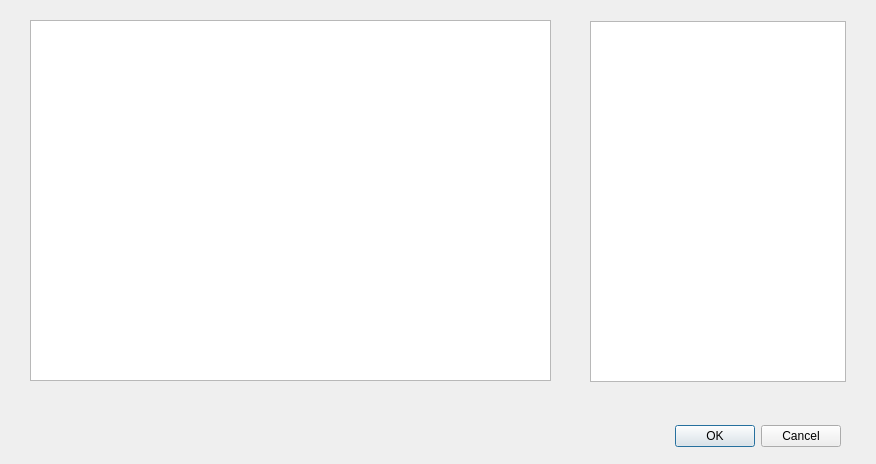
<?xml version="1.0" encoding="UTF-8"?>
<ui version="4.0">
 <class>FileBrowser</class>
 <widget class="QDialog" name="FileBrowser">
  <property name="geometry">
   <rect>
    <x>0</x>
    <y>0</y>
    <width>876</width>
    <height>464</height>
   </rect>
  </property>
  <property name="windowTitle">
   <string>Dialog</string>
  </property>
  <widget class="QDialogButtonBox" name="buttonBox">
   <property name="geometry">
    <rect>
     <x>500</x>
     <y>420</y>
     <width>341</width>
     <height>32</height>
    </rect>
   </property>
   <property name="orientation">
    <enum>Qt::Horizontal</enum>
   </property>
   <property name="standardButtons">
    <set>QDialogButtonBox::Cancel|QDialogButtonBox::Ok</set>
   </property>
  </widget>
  <widget class="QTreeView" name="treeView">
   <property name="geometry">
    <rect>
     <x>30</x>
     <y>20</y>
     <width>521</width>
     <height>361</height>
    </rect>
   </property>
  </widget>
  <widget class="QListView" name="listView">
   <property name="geometry">
    <rect>
     <x>590</x>
     <y>21</y>
     <width>256</width>
     <height>361</height>
    </rect>
   </property>
  </widget>
 </widget>
 <resources/>
 <connections>
  <connection>
   <sender>buttonBox</sender>
   <signal>accepted()</signal>
   <receiver>FileBrowser</receiver>
   <slot>accept()</slot>
   <hints>
    <hint type="sourcelabel">
     <x>248</x>
     <y>254</y>
    </hint>
    <hint type="destinationlabel">
     <x>157</x>
     <y>274</y>
    </hint>
   </hints>
  </connection>
  <connection>
   <sender>buttonBox</sender>
   <signal>rejected()</signal>
   <receiver>FileBrowser</receiver>
   <slot>reject()</slot>
   <hints>
    <hint type="sourcelabel">
     <x>316</x>
     <y>260</y>
    </hint>
    <hint type="destinationlabel">
     <x>286</x>
     <y>274</y>
    </hint>
   </hints>
  </connection>
 </connections>
</ui>
